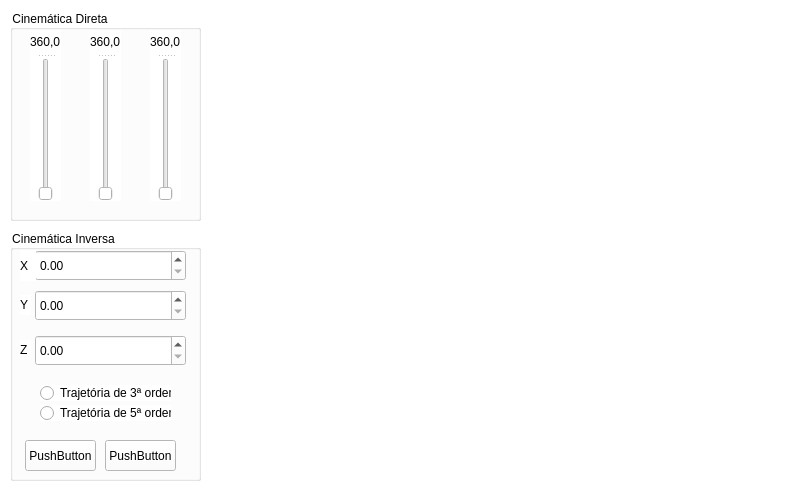
<?xml version="1.0" encoding="UTF-8"?>
<ui version="4.0">
 <class>MainWindow</class>
 <widget class="QMainWindow" name="MainWindow">
  <property name="geometry">
   <rect>
    <x>0</x>
    <y>0</y>
    <width>786</width>
    <height>496</height>
   </rect>
  </property>
  <property name="sizePolicy">
   <sizepolicy hsizetype="Fixed" vsizetype="Fixed">
    <horstretch>0</horstretch>
    <verstretch>0</verstretch>
   </sizepolicy>
  </property>
  <property name="minimumSize">
   <size>
    <width>0</width>
    <height>0</height>
   </size>
  </property>
  <property name="maximumSize">
   <size>
    <width>10000000</width>
    <height>10000000</height>
   </size>
  </property>
  <property name="windowTitle">
   <string>MainWindow</string>
  </property>
  <property name="styleSheet">
   <string notr="true">background-color: white;
</string>
  </property>
  <widget class="QWidget" name="centralwidget">
   <widget class="QGroupBox" name="groupBox">
    <property name="geometry">
     <rect>
      <x>10</x>
      <y>10</y>
      <width>191</width>
      <height>211</height>
     </rect>
    </property>
    <property name="title">
     <string>Cinemática Direta</string>
    </property>
    <widget class="QSplitter" name="splitter_2">
     <property name="geometry">
      <rect>
       <x>80</x>
       <y>20</y>
       <width>31</width>
       <height>171</height>
      </rect>
     </property>
     <property name="orientation">
      <enum>Qt::Vertical</enum>
     </property>
     <widget class="QLabel" name="label_2">
      <property name="text">
       <string>360,0</string>
      </property>
     </widget>
     <widget class="QSlider" name="verticalSlider_2">
      <property name="orientation">
       <enum>Qt::Vertical</enum>
      </property>
     </widget>
    </widget>
    <widget class="QSplitter" name="splitter_3">
     <property name="geometry">
      <rect>
       <x>140</x>
       <y>20</y>
       <width>31</width>
       <height>171</height>
      </rect>
     </property>
     <property name="orientation">
      <enum>Qt::Vertical</enum>
     </property>
     <widget class="QLabel" name="label_3">
      <property name="text">
       <string>360,0</string>
      </property>
     </widget>
     <widget class="QSlider" name="verticalSlider_3">
      <property name="orientation">
       <enum>Qt::Vertical</enum>
      </property>
     </widget>
    </widget>
    <widget class="QSplitter" name="splitter">
     <property name="geometry">
      <rect>
       <x>20</x>
       <y>20</y>
       <width>31</width>
       <height>171</height>
      </rect>
     </property>
     <property name="orientation">
      <enum>Qt::Vertical</enum>
     </property>
     <widget class="QLabel" name="label">
      <property name="text">
       <string>360,0</string>
      </property>
     </widget>
     <widget class="QSlider" name="verticalSlider">
      <property name="orientation">
       <enum>Qt::Vertical</enum>
      </property>
     </widget>
    </widget>
   </widget>
   <widget class="QGroupBox" name="groupBox_2">
    <property name="geometry">
     <rect>
      <x>10</x>
      <y>230</y>
      <width>191</width>
      <height>251</height>
     </rect>
    </property>
    <property name="title">
     <string>Cinemática Inversa</string>
    </property>
    <widget class="QDoubleSpinBox" name="doubleSpinBox">
     <property name="geometry">
      <rect>
       <x>25</x>
       <y>20</y>
       <width>151</width>
       <height>31</height>
      </rect>
     </property>
    </widget>
    <widget class="QLabel" name="label_4">
     <property name="geometry">
      <rect>
       <x>10</x>
       <y>20</y>
       <width>16</width>
       <height>31</height>
      </rect>
     </property>
     <property name="text">
      <string>X</string>
     </property>
    </widget>
    <widget class="QLabel" name="label_5">
     <property name="geometry">
      <rect>
       <x>10</x>
       <y>65</y>
       <width>11</width>
       <height>20</height>
      </rect>
     </property>
     <property name="text">
      <string>Y</string>
     </property>
    </widget>
    <widget class="QLabel" name="label_6">
     <property name="geometry">
      <rect>
       <x>10</x>
       <y>110</y>
       <width>11</width>
       <height>20</height>
      </rect>
     </property>
     <property name="text">
      <string>Z</string>
     </property>
    </widget>
    <widget class="QPushButton" name="pushButton">
     <property name="geometry">
      <rect>
       <x>15</x>
       <y>210</y>
       <width>71</width>
       <height>31</height>
      </rect>
     </property>
     <property name="text">
      <string>PushButton</string>
     </property>
    </widget>
    <widget class="QRadioButton" name="radioButton">
     <property name="geometry">
      <rect>
       <x>30</x>
       <y>155</y>
       <width>131</width>
       <height>16</height>
      </rect>
     </property>
     <property name="text">
      <string>Trajetória de 3ª ordem</string>
     </property>
    </widget>
    <widget class="QRadioButton" name="radioButton_2">
     <property name="geometry">
      <rect>
       <x>30</x>
       <y>175</y>
       <width>131</width>
       <height>16</height>
      </rect>
     </property>
     <property name="text">
      <string>Trajetória de 5ª ordem</string>
     </property>
    </widget>
    <widget class="QDoubleSpinBox" name="doubleSpinBox_2">
     <property name="geometry">
      <rect>
       <x>25</x>
       <y>60</y>
       <width>151</width>
       <height>31</height>
      </rect>
     </property>
    </widget>
    <widget class="QDoubleSpinBox" name="doubleSpinBox_3">
     <property name="geometry">
      <rect>
       <x>25</x>
       <y>105</y>
       <width>151</width>
       <height>31</height>
      </rect>
     </property>
    </widget>
    <widget class="QPushButton" name="pushButton_2">
     <property name="geometry">
      <rect>
       <x>95</x>
       <y>210</y>
       <width>71</width>
       <height>31</height>
      </rect>
     </property>
     <property name="text">
      <string>PushButton</string>
     </property>
    </widget>
   </widget>
   <widget class="matplotlibwidget" name="widget" native="true">
    <property name="geometry">
     <rect>
      <x>215</x>
      <y>15</y>
      <width>551</width>
      <height>471</height>
     </rect>
    </property>
   </widget>
  </widget>
 </widget>
 <customwidgets>
  <customwidget>
   <class>matplotlibwidget</class>
   <extends>QWidget</extends>
   <header>matplotlibwidget.h</header>
   <container>1</container>
  </customwidget>
 </customwidgets>
 <resources/>
 <connections/>
</ui>
